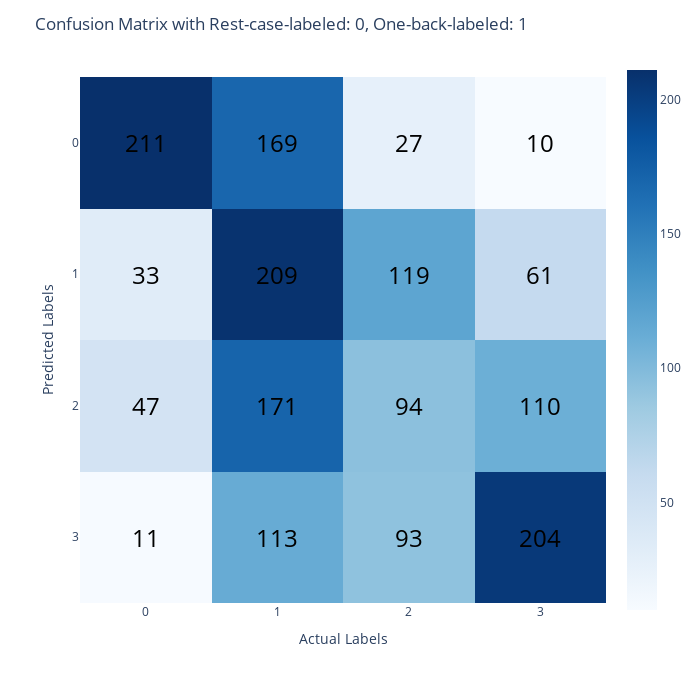

Notebook cell for this chart:
### Code cell
metrics(rfc)

### Figure 1 — Plotly figure (JSON) as saved in the notebook; plotly's stock layout.template omitted (floating-point values rounded to 4 significant figures)
{"data": [{"coloraxis": "coloraxis", "hovertemplate": "x: %{x}<br>y: %{y}<br>color: %{z}<extra></extra>", "name": "0", "type": "heatmap", "xaxis": "x", "yaxis": "y", "z": [[211, 169, 27, 10], [33, 209, 119, 61], [47, 171, 94, 110], [11, 113, 93, 204]]}], "layout": {"annotations": [{"font": {"color": "black", "size": 24}, "showarrow": false, "text": "211", "x": 0, "y": 0}, {"font": {"color": "black", "size": 24}, "showarrow": false, "text": "169", "x": 1, "y": 0}, {"font": {"color": "black", "size": 24}, "showarrow": false, "text": "27", "x": 2, "y": 0}, {"font": {"color": "black", "size": 24}, "showarrow": false, "text": "10", "x": 3, "y": 0}, {"font": {"color": "black", "size": 24}, "showarrow": false, "text": "33", "x": 0, "y": 1}, {"font": {"color": "black", "size": 24}, "showarrow": false, "text": "209", "x": 1, "y": 1}, {"font": {"color": "black", "size": 24}, "showarrow": false, "text": "119", "x": 2, "y": 1}, {"font": {"color": "black", "size": 24}, "showarrow": false, "text": "61", "x": 3, "y": 1}, {"font": {"color": "black", "size": 24}, "showarrow": false, "text": "47", "x": 0, "y": 2}, {"font": {"color": "black", "size": 24}, "showarrow": false, "text": "171", "x": 1, "y": 2}, {"font": {"color": "black", "size": 24}, "showarrow": false, "text": "94", "x": 2, "y": 2}, {"font": {"color": "black", "size": 24}, "showarrow": false, "text": "110", "x": 3, "y": 2}, {"font": {"color": "black", "size": 24}, "showarrow": false, "text": "11", "x": 0, "y": 3}, {"font": {"color": "black", "size": 24}, "showarrow": false, "text": "113", "x": 1, "y": 3}, {"font": {"color": "black", "size": 24}, "showarrow": false, "text": "93", "x": 2, "y": 3}, {"font": {"color": "black", "size": 24}, "showarrow": false, "text": "204", "x": 3, "y": 3}], "coloraxis": {"colorscale": [[0, "rgb(247,251,255)"], [0.125, "rgb(222,235,247)"], [0.25, "rgb(198,219,239)"], [0.375, "rgb(158,202,225)"], [0.5, "rgb(107,174,214)"], [0.625, "rgb(66,146,198)"], [0.75, "rgb(33,113,181)"], [0.875, "rgb(8,81,156)"], [1, "rgb(8,48,107)"]]}, "font": {"size": 12}, "height": 700, "margin": {"t": 60}, "title": {"text": "Confusion Matrix with Rest-case-labeled: 0, One-back-labeled: 1"}, "width": 700, "xaxis": {"anchor": "y", "constrain": "domain", "domain": [0, 1], "dtick": 1, "scaleanchor": "y", "tick0": 0, "title": {"text": "Actual Labels"}}, "yaxis": {"anchor": "x", "autorange": "reversed", "constrain": "domain", "domain": [0, 1], "dtick": 1, "tick0": 0, "title": {"text": "Predicted Labels"}}}}
